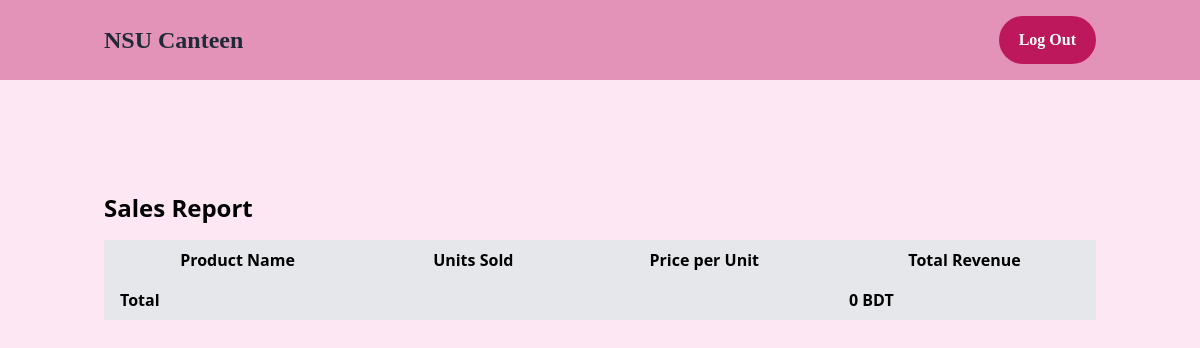
Before: /output/salesInfo.php with the older database file.
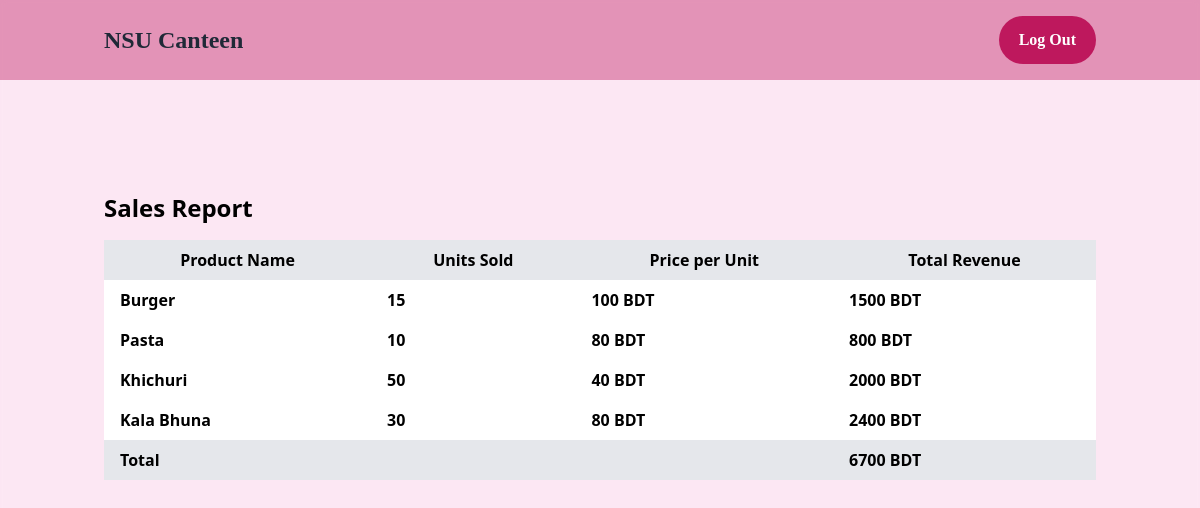
After: the same page with the newer database file.
### tables this page shows
CREATE TABLE `SALES_REPORT` (
  `ItemID` int(11) NOT NULL,
  `Units_Sold` int(11) NOT NULL,
  `Total_Revenue` int(11) NOT NULL
);

CREATE TABLE `food_list` (
  `id` int(11) NOT NULL,
  `Item_Name` varchar(30) NOT NULL,
  `Price` int(11) NOT NULL,
  `Description` varchar(200) NOT NULL,
  `Image_url` text NOT NULL
);

### output/salesInfo.php (the view, shortened to what this page needs)
<!DOCTYPE html>
<html>
<head>
    <link rel="stylesheet" href="outputstyles.css">
        <script src="https://cdn.tailwindcss.com"></script>
<body class="bg-pink-100 scroll-smooth font-semibold min-h-screen bg-cover bg-no-repeat w-full"
    style="background-image: url('../images/Homepage bg .png'); backdrop-filter:blur(3px);">
    <nav class="bg-pink-700 bg-opacity-40 py-4 px-14">
        <div class="container mx-auto flex font-serif justify-between items-center px-4">
            <a href="#" class="text-gray-800 text-2xl font-bold">NSU Canteen</a>
            <div>
            <button class="bg-pink-700 hover:bg-pink-50 hover:text-black text-white font-bold py-3 px-5 rounded-full focus:outline-black
                                            focus:ring-2 focus:ring-pink-400 w-full hover:translate-0 hover:transition-shadow"
                type="submit">Log Out</button>
            </div>
            </div>
    </nav>
    <div class="container mx-auto px-4">
        <h1 class="text-2xl font-bold mb-4">Sales Report</h1>
        <table class="table-auto w-full">
            <thead>
                <tr class="bg-gray-200">
                    <th class="px-4 py-2">Product Name</th>
                    <th class="px-4 py-2">Units Sold</th>
                    <th class="px-4 py-2">Price per Unit</th>
                    <th class="px-4 py-2">Total Revenue</th>
                </tr>
            </thead>
            <tbody>
                <?php
                    include('connection.php');
                    $sql = "SELECT `SALES_REPORT`.*, `food_list`.`Item_Name`,`food_list`.`Price`
                    FROM `SALES_REPORT`
                    INNER JOIN `food_list` ON `SALES_REPORT`.`ItemID`= `food_list`.`id`;
                    ";
                    $result = $conn->query($sql);
                $row = [];
                $total_Revenue = 0;
                if ($result->num_rows > 0) {
                    $row = $result->fetch_all(MYSQLI_ASSOC);
                }
                if (!empty($row))
                    foreach ($row as $rows){
                        $total_Revenue += $rows['Total_Revenue'];
                ?>
                <tr class="bg-white">
                    <td class="px-4 py-2"><?php echo $rows['Item_Name'];?></td>
                    <td class="px-4 py-2"><?php echo $rows['Units_Sold'];?></td>
                    <td class="px-4 py-2"><?php echo $rows['Price'];?> BDT</td>
                    <td class="px-4 py-2"><?php echo $rows['Total_Revenue'];?> BDT</td>
                </tr>
                <?php }?>
            </tbody>
            <tfoot>
                <tr class="bg-gray-200">
                    <td class="px-4 py-2 font-bold">Total</td>
                    <td class="px-4 py-2 font-bold"></td>
                    <td class="px-4 py-2 font-bold"></td>
                    <td class="px-4 py-2 font-bold"><?php echo $total_Revenue?> BDT</td>
                </tr>
            </tfoot>
        </table>
    </div>
</body>
</head>
</html>

Changed rows visible on the page:
added sales_report: ItemID.Item_Name "Burger", Units_Sold "15", ItemID.Price "100", Total_Revenue "1500"
added sales_report: ItemID.Item_Name "Pasta", Units_Sold "10", ItemID.Price "80", Total_Revenue "800"
added sales_report: ItemID.Item_Name "Khichuri", Units_Sold "50", ItemID.Price "40", Total_Revenue "2000"
added sales_report: ItemID.Item_Name "Kala Bhuna", Units_Sold "30", ItemID.Price "80", Total_Revenue "2400"
Other visible differences:
$total_Revenue: "0" → "6700"
